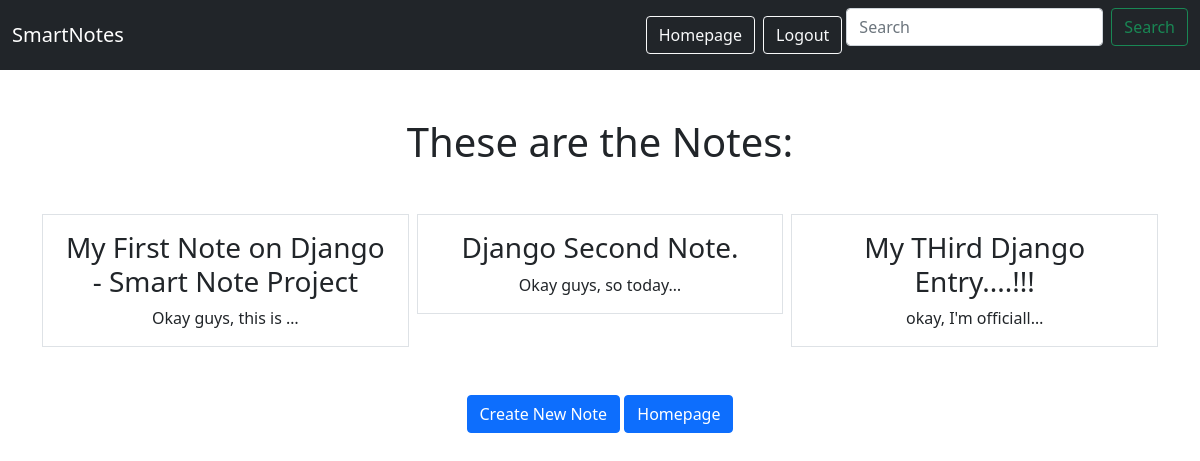
The app's page /smart/notes (signed in), older data.
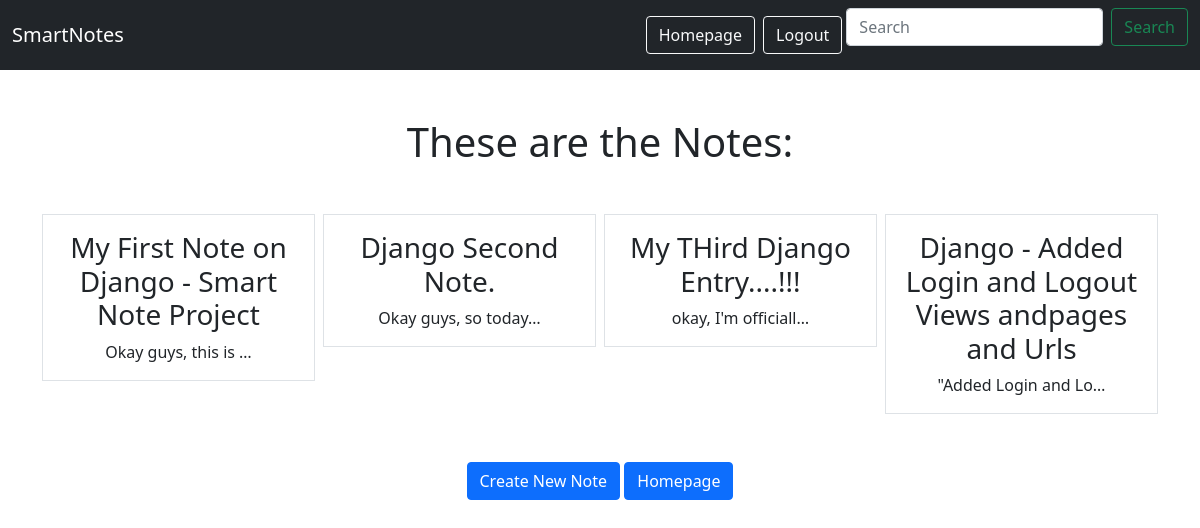
The same page, newer data.
### notes/models.py (models this page shows)
class Notes(models.Model):
    title = models.CharField(max_length=200)
    text = models.TextField()
    created = models.DateTimeField(auto_now_add=True)
    user = models.ForeignKey(User, on_delete=models.CASCADE, related_name="notes")

### notes/views.py (the view)
# urls.py: path('notes', views.NotesListView.as_view(), name="notes.list"),
class NotesListView(LoginRequiredMixin, ListView):
    model = Notes
    context_object_name = "notes"
    template_name = "notes/notes_list.html"
    login_url = "/admin"
    def get_queryset(self):
        return self.request.user.notes.all()

### notes/templates/notes/notes_list.html
{% extends "base.html" %}
{% block content %}
<h1 class=my-5>These are the Notes:</h1>
    <div class="row row-cols3 g-2">
        {% for note in notes %}
        <div class="col">
            <div class="p-3 border">
                <a href="{% url 'notes.detail' pk=note.id %}" class="text-dark text-decoration-none"><h3>{{note.title}}</h3></a>
                {{note.text | truncatechars:20}}
            </div>
        </div>
           {% endfor %}
    </div>
<a href="{% url 'notes.new' %}" class="btn btn-primary my-5">Create New Note</a>
<a href="{% url 'home' %}" class="btn btn-primary my-5">Homepage</a>
{% endblock %}

Row changes from the older to the newer data that the page shows:
added Notes: title "Django - Added Login and Logout Views andpages and Urls", text "\"Added Login and Lo…"
